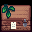

This is a level from a 2D game, rendered from its Tiled map with the project's own tilesets. A one-line summary and the complete map file follow:
An orthogonal 2x2 tile map with 16x16 px tiles, 2 tile layers (Buildings, Front) and 4 objects (4x TileData).

<map version="1.4" tiledversion="1.4.2" orientation="orthogonal" renderorder="right-down" compressionlevel="0" width="2" height="2" tilewidth="16" tileheight="16" infinite="0" nextlayerid="5" nextobjectid="5">
 <tileset firstgid="1" name="wilfshop" tilewidth="16" tileheight="16" tilecount="4" columns="2">
  <image source="wilfshop.png" width="32" height="32" />
 </tileset>
 <layer id="1" name="Buildings" width="2" height="2">
  <data encoding="csv">
0,0,
3,4
</data>
 </layer>
 <layer id="2" name="Front" width="2" height="2">
  <data encoding="csv">
1,2,
0,0
</data>
 </layer>
 <objectgroup id="3" name="Buildings">
  <object id="1" name="TileData" x="0" y="0" width="16" height="16">
   <properties>
    <property name="Action" value="" />
    <property name="Shop" value="WilfordShop" />
   </properties>
  </object>
  <object id="2" name="TileData" x="16" y="0" width="16" height="16">
   <properties>
    <property name="Action" value="" />
    <property name="Shop" value="WilfordShop" />
   </properties>
  </object>
  <object id="3" name="TileData" x="0" y="16" width="16" height="16">
   <properties>
    <property name="Action" value="" />
    <property name="Shop" value="WilfordShop" />
   </properties>
  </object>
  <object id="4" name="TileData" x="16" y="16" width="16" height="16">
   <properties>
    <property name="Action" value="" />
    <property name="Shop" value="WilfordShop" />
   </properties>
  </object>
 </objectgroup>
 <objectgroup id="4" name="Front" />
</map>
